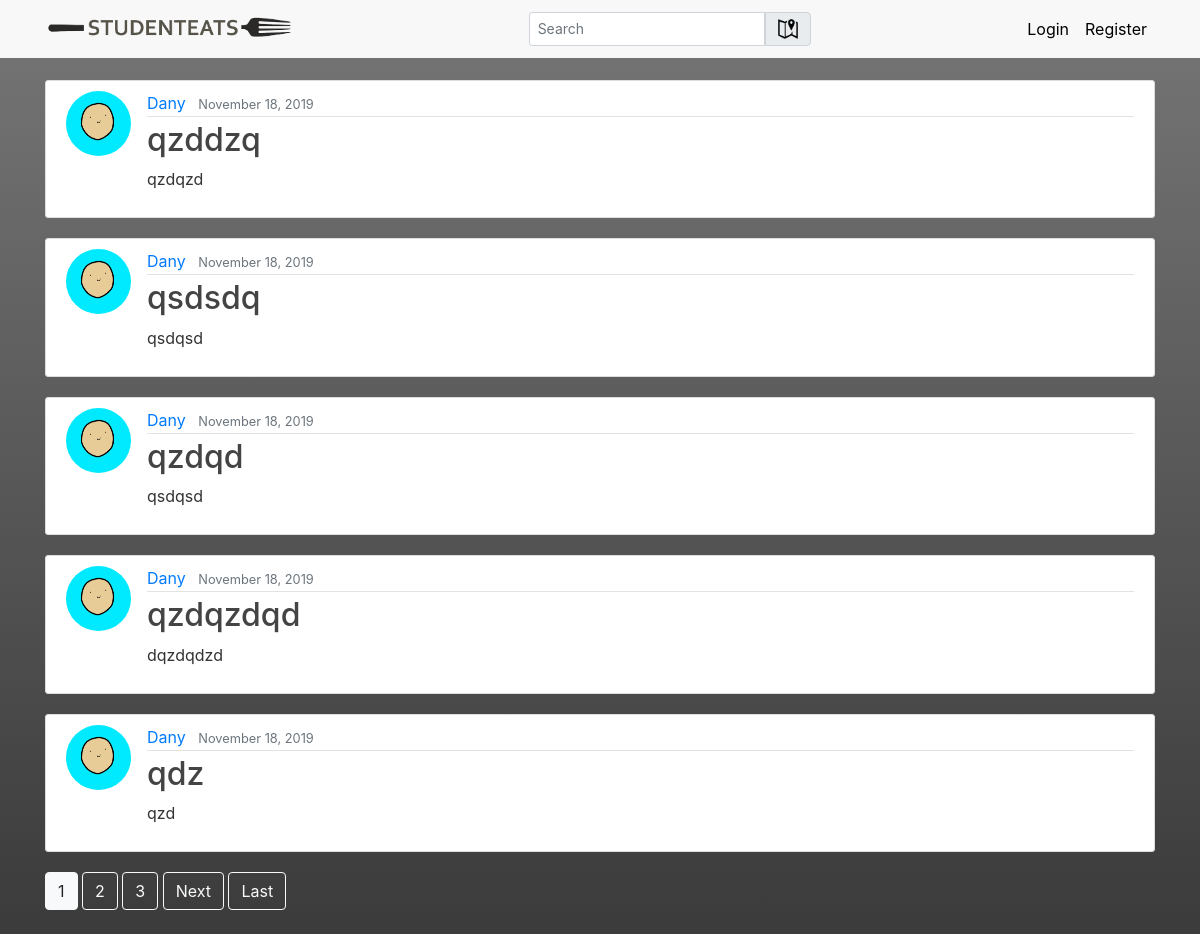
The app's page /, older data.
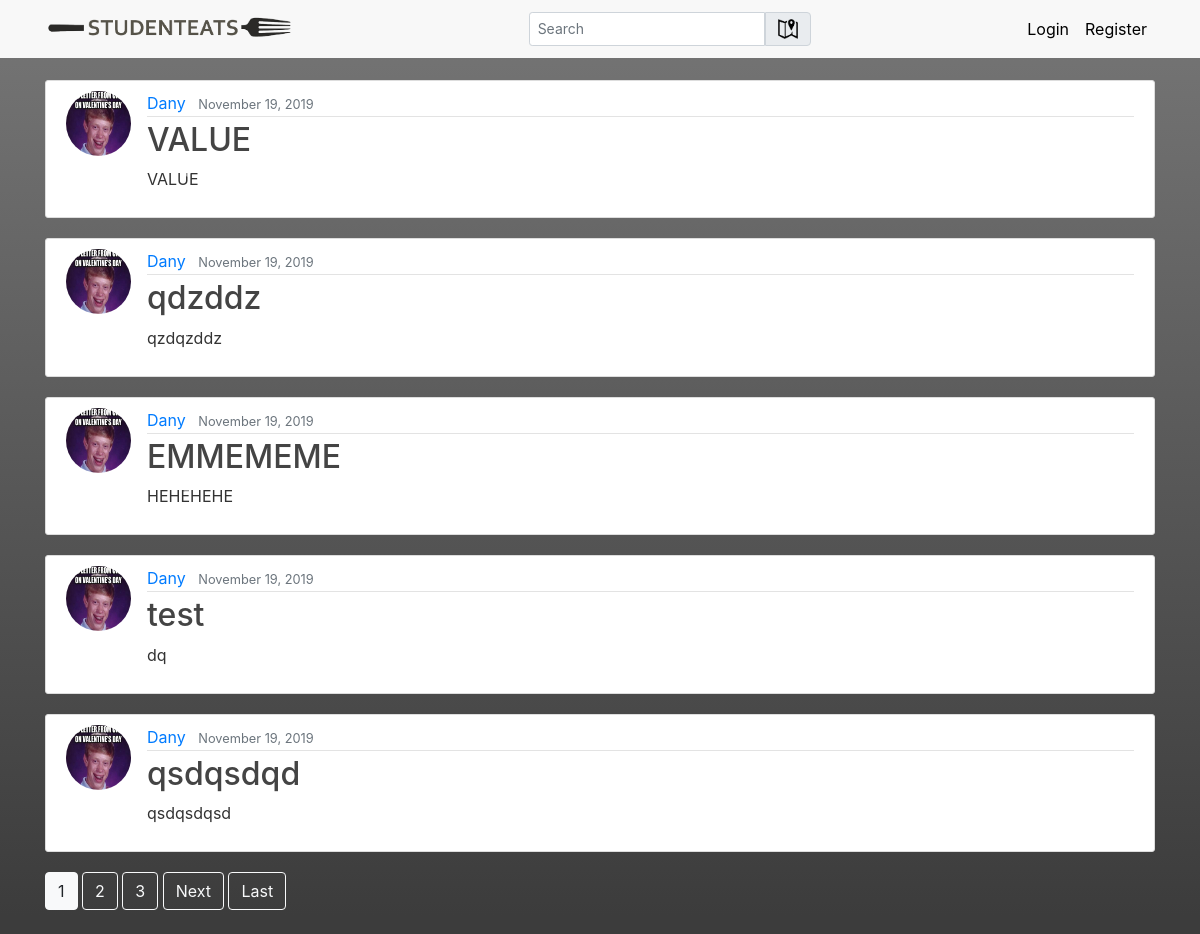
The same page, newer data.
### blog/models.py (models this page shows, shortened)
class Post(models.Model):
    title = models.CharField(max_length=100)
    content = models.TextField()
    date_posted = models.DateTimeField(default = timezone.now)
    author = models.ForeignKey(User, on_delete = models.CASCADE)

### users/models.py (models this page shows, shortened)
class Profile(models.Model):
    user = models.OneToOneField(User, on_delete=models.CASCADE)
    image = models.ImageField(default='default.jpg', upload_to='profile_pics')

### blog/views.py (the view)
# urls.py: path('', PostListView.as_view(), name='blog-home'),
class PostListView(ListView):# A class based view
    model = Post
    template_name = 'blog/home.html' # <app>/<model>_<viewtype>.html
    context_object_name = 'posts' # This makes it so that the list of objects is called posts.
    ordering = ['-date_posted'] # Minus symbol to reverse ordering
    paginate_by = 5

### blog/templates/blog/home.html (shortened to what this page needs)
{% extends "blog/base.html" %}
{% block content %}
    {% for post in posts %}
    <article class="media content-section">
      <img class="rounded-circle article-img" src="{{ post.author.profile.image.url }}" alt="author's image">
      <div class="media-body">
        <div class="article-metadata">
          <a class="mr-2" href="{% url 'user-post' post.author.username %}">{{ post.author }}</a>
          <small class="text-muted">{{ post.date_posted |date:"F d, Y"}}</small>
        </div>
        <h2><a class="article-title" href="{% url 'post-detail' post.id %}">{{ post.title }}</a></h2>
        <div id="post-carousel-{{forloop.counter }}" class="carousel slide w-50" data-interval="false" data-ride="carousel">
            <a class="carousel-control-prev" href="#post-carousel-{{forloop.counter }}" role="button" data-slide="prev">
              <span class="carousel-control-prev-icon" aria-hidden="true"></span>
            </a>
            <a class="carousel-control-next" href="#post-carousel-{{forloop.counter }}" role="button" data-slide="next">
              <span class="carousel-control-next-icon" aria-hidden="true"></span>
            </a>
        </div>
        <p class="article-content">{{ post.content }}</p>
      </div>
      </article>
    {% endfor %}
    {% if is_paginated %}
      {% for num in page_obj.paginator.page_range %}
        {% if page_obj.number == num %}
          <a class="btn btn-light mb-4"  href="?page={{ num }}">{{ num }}</a>
        {% elif num > page_obj.number|add:'-3' and num < page_obj.number|add:'3'%}
          <a class="btn btn-outline-light mb-4"  href="?page={{ num }}">{{ num }}</a>
        {% endif %}
      {% endfor %}
      {% if page_obj.has_next %}
        <a class="btn btn-outline-light mb-4"  href="?page={{ page_obj.next_page_number }}">Next</a>
        <a class="btn btn-outline-light mb-4"  href="?page={{ page_obj.paginator.num_pages }}">Last</a>
      {% endif %}
    {% endif  %}
{% endblock content %}

Row changes from the older to the newer data that the page shows:
no longer on this page (row unchanged): Post: author.profile.image (picture), author "Dany", date_posted "November 18, 2019", title "qzddzq", content "qzdqzd"
no longer on this page (row unchanged): Post: author.profile.image (picture), author "Dany", date_posted "November 18, 2019", title "qsdsdq", content "qsdqsd"
no longer on this page (row unchanged): Post: author.profile.image (picture), author "Dany", date_posted "November 18, 2019", title "qzdqd", content "qsdqsd"
no longer on this page (row unchanged): Post: author.profile.image (picture), author "Dany", date_posted "November 18, 2019", title "qzdqzdqd", content "dqzdqdzd"
no longer on this page (row unchanged): Post: author.profile.image (picture), author "Dany", date_posted "November 18, 2019", title "qdz", content "qzd"
added Post: author.profile.image (picture), author "Dany", date_posted "November 19, 2019", title "VALUE", content "VALUE"
added Post: author.profile.image (picture), author "Dany", date_posted "November 19, 2019", title "qdzddz", content "qzdqzddz"
added Post: author.profile.image (picture), author "Dany", date_posted "November 19, 2019", title "EMMEMEME", content "HEHEHEHE"
added Post: author.profile.image (picture), author "Dany", date_posted "November 19, 2019", title "test", content "dq"
added Post: author.profile.image (picture), author "Dany", date_posted "November 19, 2019", title "qsdqsdqd", content "qsdqsdqsd"
